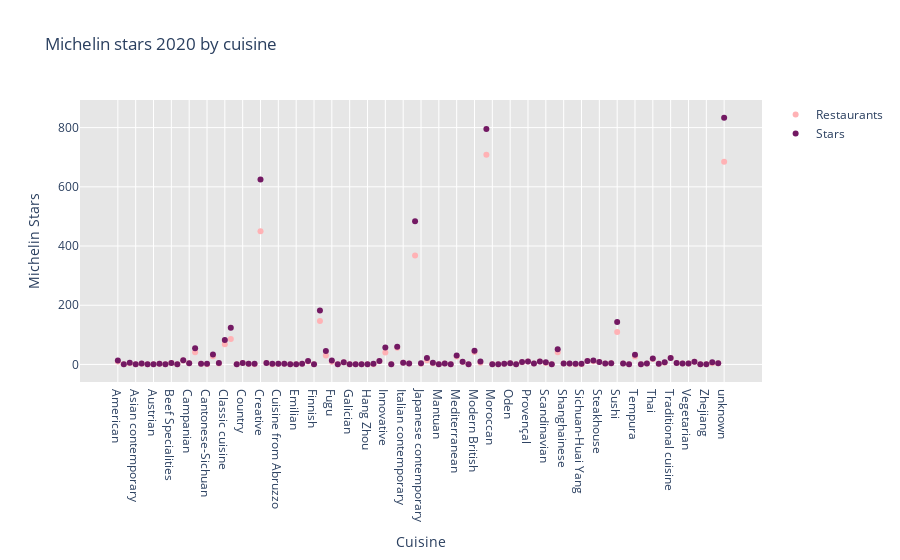

The notebook cell saved with this chart:
### Markdown cell above
We can plot this information on a scatter chart, overlaying both sets of data to be able to visualise the difference.

### Code cell
stars_cuisine_df = df.groupby('cuisine')['no_of_stars'].count().reset_index()
sum_stars_cuisine_df = df.groupby('cuisine')['no_of_stars'].sum().reset_index()

trace11 = go.Scatter(x=stars_cuisine_df['cuisine'],
                                y=stars_cuisine_df['no_of_stars'],
                                mode='markers',
                                marker = dict(color = 'rgb(255,178,181)'),
                                name ='Restaurants')

trace12 = go.Scatter(x=sum_stars_cuisine_df['cuisine'],
                                y=sum_stars_cuisine_df['no_of_stars'],
                                mode='markers',
                                marker = dict(color = 'rgb(115,25,99)'),
                                name='Stars'
                                )

data = [trace11, trace12]
layout = go.Layout(title = 'Michelin stars 2020 by cuisine',
                   xaxis= dict(title= 'Cuisine',ticklen= 5,zeroline= False), 
                   yaxis= dict(title= 'Michelin Stars',ticklen= 5,zeroline= False),
                   plot_bgcolor = 'rgb(230,230,230)',
                   showlegend = True )
fig = go.Figure(data = data, layout = layout)
fig.write_image("images/fig3.png", width = 1000, scale = 2)
fig.show()

### Figure 1 — Plotly figure (JSON) as saved in the notebook; plotly's stock layout.template omitted (floating-point values rounded to 4 significant figures)
{"data": [{"marker": {"color": "rgb(255,178,181)"}, "mode": "markers", "name": "Restaurants", "type": "scatter", "x": ["American", "Apulian", "Asian", "Asian contemporary", "Asian influences", "Australian contemporary", "Austrian", "Barbecue", "Basque contemporary", "Beef Specialities", "British contemporary", "Californian", "Campanian", "Cantonese", "Cantonese Roast Meats", "Cantonese-Sichuan", "Chinese", "Classic French", "Classic cuisine", "Contemporary", "Corsican", "Country", "Crab Specialitie", "Crab Specialities", "Creative", "Creative British", "Creative French", "Cuisine from Abruzzo", "Danish", "Dim Sum", "Emilian", "European", "European contemporary", "Finnish", "French", "French contemporary", "Fugu", "Fujian", "Fusion", "Galician", "Gastropub", "Greek", "Hang Zhou", "Hunanese and Sichuan", "Indian", "Innovative", "International", "Italian", "Italian contemporary", "Izakaya", "Japanese", "Japanese contemporary", "Korean", "Korean contemporary", "Mantuan", "Market cuisine", "Meats and grills", "Mediterranean", "Mexican", "Middle Eastern", "Modern British", "Modern French", "Modern cuisine", "Moroccan", "Noodles and congee", "Obanzai", "Oden", "Peranakan", "Piedmontese", "Provençal", "Ramen", "Regional cuisine", "Scandinavian", "Scottish", "Seafood", "Shanghainese", "Shojin", "Sichuan ", "Sichuan-Huai Yang", "Soba", "Spanish", "Steakhouse", "Street Food", "Sukiyaki", "Sushi", "Taiwanese", "Taizhou", "Tempura", "Teochew", "Teppanyaki", "Thai", "Thai Contemporary", "Traditional British", "Traditional cuisine", "Tuscan", "Unagi", "Vegetarian", "Yakitori", "Yoshoku", "Zhejiang", "creative", "modern", "unknown"], "y": [10, 1, 4, 1, 2, 1, 1, 2, 1, 5, 1, 13, 4, 41, 2, 1, 28, 3, 68, 86, 1, 5, 2, 1, 450, 5, 1, 2, 2, 1, 1, 2, 10, 1, 147, 30, 9, 1, 7, 1, 1, 1, 1, 1, 11, 40, 1, 56, 6, 3, 368, 2, 14, 4, 1, 3, 1, 27, 8, 1, 42, 6, 708, 1, 1, 2, 4, 1, 7, 10, 3, 10, 5, 1, 41, 3, 2, 1, 1, 12, 11, 8, 3, 4, 110, 3, 1, 27, 1, 3, 18, 2, 6, 22, 5, 3, 3, 9, 1, 1, 4, 4, 685]}, {"marker": {"color": "rgb(115,25,99)"}, "mode": "markers", "name": "Stars", "type": "scatter", "x": ["American", "Apulian", "Asian", "Asian contemporary", "Asian influences", "Australian contemporary", "Austrian", "Barbecue", "Basque contemporary", "Beef Specialities", "British contemporary", "Californian", "Campanian", "Cantonese", "Cantonese Roast Meats", "Cantonese-Sichuan", "Chinese", "Classic French", "Classic cuisine", "Contemporary", "Corsican", "Country", "Crab Specialitie", "Crab Specialities", "Creative", "Creative British", "Creative French", "Cuisine from Abruzzo", "Danish", "Dim Sum", "Emilian", "European", "European contemporary", "Finnish", "French", "French contemporary", "Fugu", "Fujian", "Fusion", "Galician", "Gastropub", "Greek", "Hang Zhou", "Hunanese and Sichuan", "Indian", "Innovative", "International", "Italian", "Italian contemporary", "Izakaya", "Japanese", "Japanese contemporary", "Korean", "Korean contemporary", "Mantuan", "Market cuisine", "Meats and grills", "Mediterranean", "Mexican", "Middle Eastern", "Modern British", "Modern French", "Modern cuisine", "Moroccan", "Noodles and congee", "Obanzai", "Oden", "Peranakan", "Piedmontese", "Provençal", "Ramen", "Regional cuisine", "Scandinavian", "Scottish", "Seafood", "Shanghainese", "Shojin", "Sichuan ", "Sichuan-Huai Yang", "Soba", "Spanish", "Steakhouse", "Street Food", "Sukiyaki", "Sushi", "Taiwanese", "Taizhou", "Tempura", "Teochew", "Teppanyaki", "Thai", "Thai Contemporary", "Traditional British", "Traditional cuisine", "Tuscan", "Unagi", "Vegetarian", "Yakitori", "Yoshoku", "Zhejiang", "creative", "modern", "unknown"], "y": [13, 1, 6, 1, 3, 1, 1, 2, 1, 5, 1, 14, 4, 55, 2, 2, 34, 5, 83, 124, 1, 5, 2, 2, 625, 5, 2, 2, 2, 1, 1, 2, 12, 1, 182, 45, 13, 1, 7, 1, 1, 1, 1, 2, 12, 57, 1, 60, 6, 3, 484, 4, 22, 6, 1, 3, 1, 30, 9, 1, 46, 10, 795, 1, 1, 2, 4, 1, 8, 10, 3, 10, 7, 1, 51, 3, 3, 2, 2, 12, 13, 8, 3, 4, 143, 3, 1, 33, 1, 3, 20, 2, 7, 22, 5, 3, 3, 9, 1, 1, 7, 4, 833]}], "layout": {"plot_bgcolor": "rgb(230,230,230)", "showlegend": true, "title": {"text": "Michelin stars 2020 by cuisine"}, "xaxis": {"ticklen": 5, "title": {"text": "Cuisine"}, "zeroline": false}, "yaxis": {"ticklen": 5, "title": {"text": "Michelin Stars"}, "zeroline": false}}}
